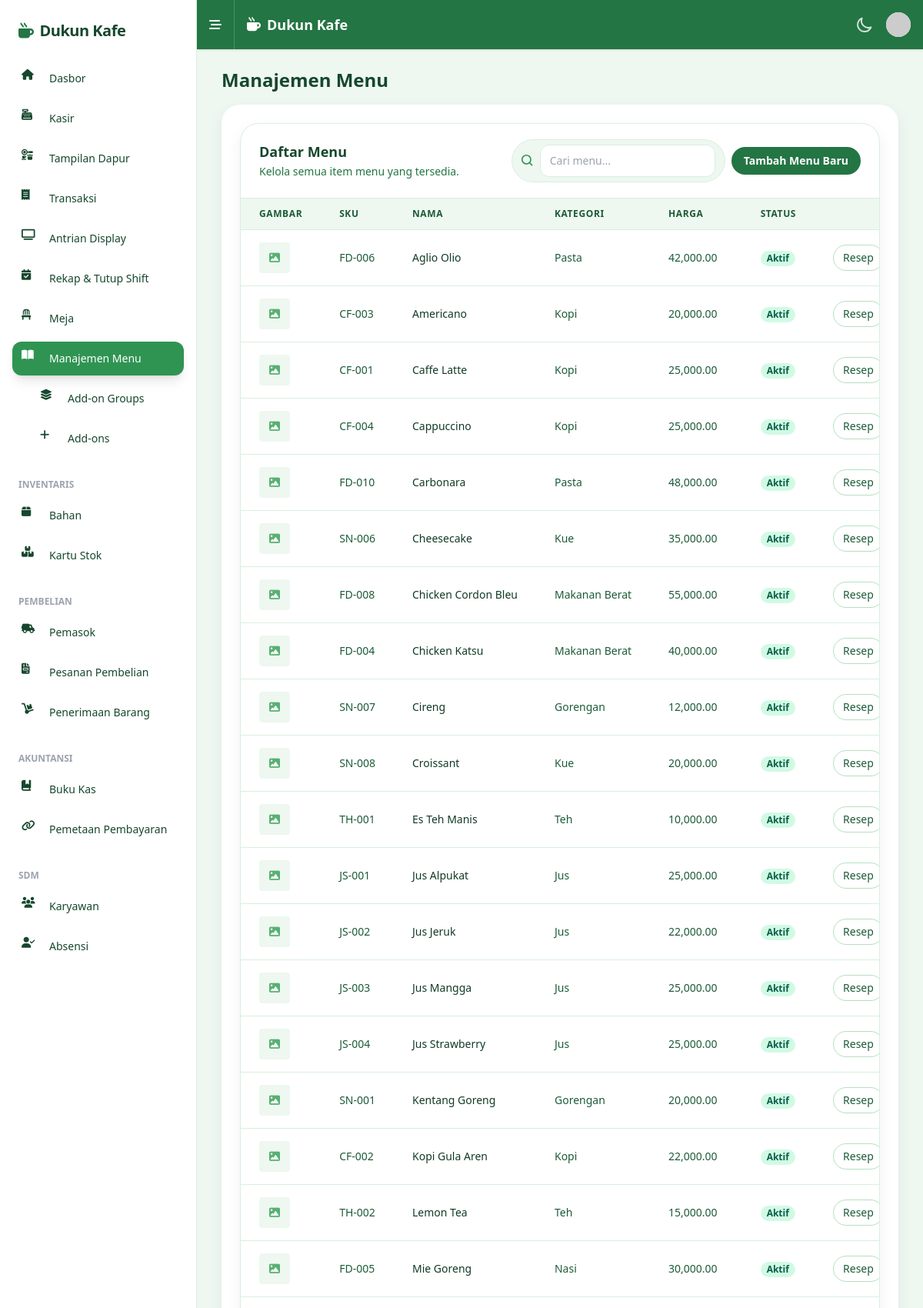
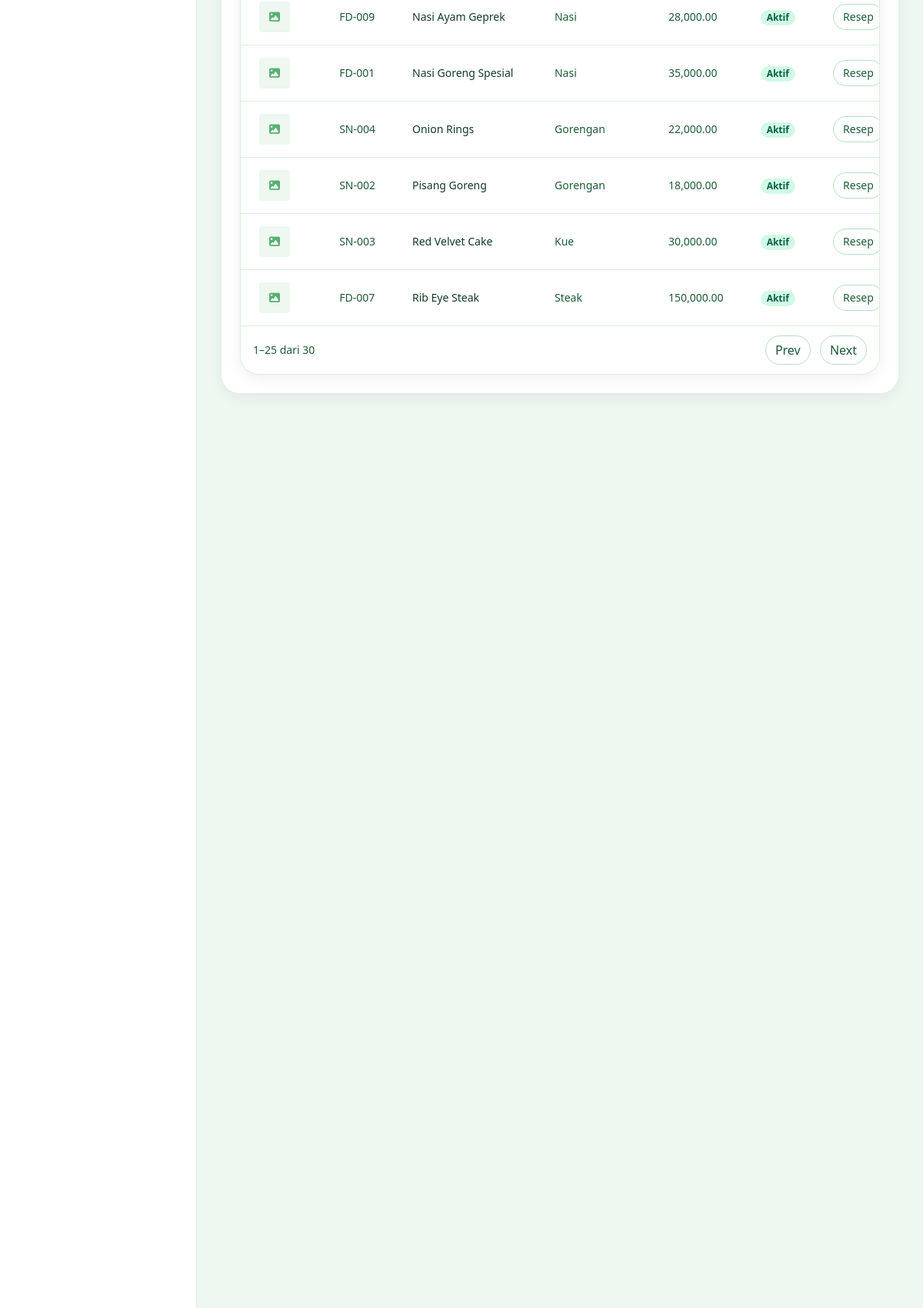
The app's page /public/index.php?page=menus (signed in, upper part) with its own data (2 pictures, top to bottom).
### tables this page shows
CREATE TABLE `menus` (
  `id` int(11) NOT NULL AUTO_INCREMENT,
  `sku` varchar(50) NOT NULL,
  `name` varchar(100) NOT NULL,
  `category_id` int(11) NOT NULL,
  `price` decimal(15,2) NOT NULL,
  `is_active` tinyint(1) NOT NULL DEFAULT 1,
  `print_station` enum('HOT','GRILL','DRINK','PASTRY') NOT NULL,
  `image_url` varchar(255) DEFAULT NULL,
  PRIMARY KEY (`id`),
  UNIQUE KEY `sku` (`sku`),
  KEY `category_id` (`category_id`),
  CONSTRAINT `menus_ibfk_1` FOREIGN KEY (`category_id`) REFERENCES `categories` (`id`)
);

CREATE TABLE `categories` (
  `id` int(11) NOT NULL AUTO_INCREMENT,
  `name` varchar(100) NOT NULL,
  `parent_id` int(11) DEFAULT NULL,
  PRIMARY KEY (`id`)
);

### templates/pages/menus.php (called while the page is built, shortened)
<?php
$pdo = get_pdo($config);
$settings_raw = $pdo->query("SELECT `key`, `value` FROM settings")->fetchAll(PDO::FETCH_KEY_PAIR);
$settings = array_merge(['inventory_mode' => 'advanced'], $settings_raw);
$inventory_mode = $settings['inventory_mode'];
$action = $_GET['action'] ?? 'list';
switch ($action) {
    default:
        $menus = $pdo->query("SELECT m.*, c.name as category_name FROM menus m LEFT JOIN categories c ON m.category_id = c.id ORDER BY m.name ASC")->fetchAll();
        break;
}
require __DIR__ . '/../layout.php';

### templates/pages/menus.view.php (the view, shortened to what this page needs)
<div class="bg-white shadow-card border border-brand-100 rounded-xxl overflow-hidden">
    <div class="px-4 py-5 sm:px-6 border-b border-brand-100">
        <div class="flex flex-col md:flex-row md:items-center md:justify-between gap-3">
            <div>
                <h3 class="text-lg leading-6 font-extrabold text-brand-800">Daftar Menu</h3>
                <p class="mt-1 max-w-2xl text-sm text-brand-600">Kelola semua item menu yang tersedia.</p>
            </div>
            <div class="flex items-center gap-2 w-full md:w-auto">
                <div class="flex items-center gap-2 bg-brand-50 border border-brand-100 rounded-full px-3 py-1.5 flex-1 md:flex-none">
                    <svg xmlns="http://www.w3.org/2000/svg" class="h-4 w-4 text-brand-500" viewBox="0 0 20 20" fill="currentColor"><path fill-rule="evenodd" d="M12.9 14.32a8 8 0 111.414-1.414l3.387 3.386a1 1 0 01-1.414 1.415l-3.387-3.387zM14 8a6 6 0 11-12 0 6 6 0 0112 0z" clip-rule="evenodd"/></svg>
                    <input id="search-menus" type="text" placeholder="Cari menu..." class="bg-transparent outline-none text-sm flex-1">
                </div>
                <a href="<?= base_url('menus?action=new') ?>" class="inline-flex items-center px-4 py-2 text-sm font-semibold rounded-full shadow-sm text-white bg-brand-600 hover:bg-brand-700">Tambah Menu Baru</a>
            </div>
        </div>
    </div>
    <div>
        <table class="min-w-full divide-y divide-brand-100">
            <thead class="bg-brand-50">
                <tr>
                    <th class="px-6 py-3 text-left text-xs font-semibold text-brand-700 uppercase tracking-wider">Gambar</th>
                    <th class="px-6 py-3 text-left text-xs font-semibold text-brand-700 uppercase tracking-wider">SKU</th>
                    <th class="px-6 py-3 text-left text-xs font-semibold text-brand-700 uppercase tracking-wider">Nama</th>
                    <th class="px-6 py-3 text-left text-xs font-semibold text-brand-700 uppercase tracking-wider">Kategori</th>
                    <th class="px-6 py-3 text-left text-xs font-semibold text-brand-700 uppercase tracking-wider">Harga</th>
                    <th class="px-6 py-3 text-left text-xs font-semibold text-brand-700 uppercase tracking-wider">Status</th>
                    <th class="relative px-6 py-3"><span class="sr-only">Actions</span></th>
                </tr>
            </thead>
            <tbody class="bg-white divide-y divide-brand-100" id="tbody-menus">
                <?php $i=0; foreach ($menus as $m): $i++; ?>
                    <tr data-role="row" data-index="<?= $i ?>">
                        <td class="px-6 py-4 whitespace-nowrap text-sm">
                            <?php if (!empty($m['image_url'])): ?>
                                <img src="<?= htmlspecialchars(asset_url($m['image_url'])) ?>" alt="<?= htmlspecialchars($m['name']) ?>" class="h-10 w-10 object-cover rounded" />
                            <?php else: ?>
                                <div class="h-10 w-10 rounded bg-brand-50 text-brand-400 flex items-center justify-center"><i class="fa-solid fa-image"></i></div>
                            <?php endif; ?>
                        </td>
                        <td class="px-6 py-4 whitespace-nowrap text-sm text-brand-700"><?= htmlspecialchars($m['sku']) ?></td>
                        <td class="px-6 py-4 whitespace-nowrap text-sm font-medium text-brand-900"><?= htmlspecialchars($m['name']) ?></td>
                        <td class="px-6 py-4 whitespace-nowrap text-sm text-brand-700"><?= htmlspecialchars($m['category_name']) ?></td>
                        <td class="px-6 py-4 whitespace-nowrap text-sm text-brand-700"><?= number_format($m['price'], 2) ?></td>
                        <td class="px-6 py-4 whitespace-nowrap text-sm">
                            <span class="px-2 inline-flex text-xs leading-5 font-semibold rounded-full <?= $m['is_active'] ? 'bg-emerald-100 text-emerald-800' : 'bg-red-100 text-red-800' ?>">
                                <?= $m['is_active'] ? 'Aktif' : 'Non-Aktif' ?>
                            </span>
                        </td>
                        <td class="px-6 py-4 whitespace-nowrap text-right text-sm font-medium space-x-2">
                            <?php if ($inventory_mode === 'advanced'): ?>
                                <a href="<?= base_url('menu_recipe?id=' . $m['id']) ?>" class="inline-flex items-center px-3 py-1.5 rounded-full border border-brand-200 text-brand-700 hover:bg-brand-50">Resep</a>
                            <?php endif; ?>
                        </td>
                    </tr>
                <?php endforeach; if (empty($menus)): ?>
                    <tr><td colspan="8" class="px-6 py-10 text-center text-brand-600">Belum ada data menu.</td></tr>
                <?php endif; ?>
            </tbody>
        </table>
    </div>
    <div class="flex items-center justify-between px-4 py-3 border-t border-brand-100" id="pager-menus">
        <div class="text-sm text-brand-700"><span id="info-menus">0–0</span></div>
        <div class="space-x-2">
            <button id="prev-menus" class="px-3 py-1.5 rounded-full border border-brand-200 text-brand-700">Prev</button>
            <button id="next-menus" class="px-3 py-1.5 rounded-full border border-brand-200 text-brand-700">Next</button>
        </div>
    </div>
</div>

### templates/layout.php (style rules this page uses)
html, body { color: #0f172a; text-rendering: optimizeLegibility; -webkit-font-smoothing: antialiased; }
h1, h2, h3, h4 { color: #123a26; }
input[type="text"], input[type="number"], input[type="email"], input[type="password"], select, textarea { background-color: #ffffff; border: 1px solid #d9efe0; color: #0f172a; border-radius: 0.75rem; padding: 0.625rem 0.75rem; }
table thead th { background-color: #eef7f0; color: #1c5b37; font-weight: 600; }
table tbody tr + tr { border-top: 1px solid #d9efe0; }

### records on screen
menus: sku "FD-006", name "Aglio Olio", category.name "Pasta", price "42,000.00", is_active "Aktif"
menus: sku "CF-003", name "Americano", category.name "Kopi", price "20,000.00", is_active "Aktif"
menus: sku "CF-001", name "Caffe Latte", category.name "Kopi", price "25,000.00", is_active "Aktif"
menus: sku "CF-004", name "Cappuccino", category.name "Kopi", price "25,000.00", is_active "Aktif"
menus: sku "FD-010", name "Carbonara", category.name "Pasta", price "48,000.00", is_active "Aktif"
menus: sku "SN-006", name "Cheesecake", category.name "Kue", price "35,000.00", is_active "Aktif"
menus: sku "FD-008", name "Chicken Cordon Bleu", category.name "Makanan Berat", price "55,000.00", is_active "Aktif"
menus: sku "FD-004", name "Chicken Katsu", category.name "Makanan Berat", price "40,000.00", is_active "Aktif"
menus: sku "SN-007", name "Cireng", category.name "Gorengan", price "12,000.00", is_active "Aktif"
menus: sku "SN-008", name "Croissant", category.name "Kue", price "20,000.00", is_active "Aktif"
menus: sku "TH-001", name "Es Teh Manis", category.name "Teh", price "10,000.00", is_active "Aktif"
menus: sku "JS-001", name "Jus Alpukat", category.name "Jus", price "25,000.00", is_active "Aktif"
menus: sku "JS-002", name "Jus Jeruk", category.name "Jus", price "22,000.00", is_active "Aktif"
menus: sku "JS-003", name "Jus Mangga", category.name "Jus", price "25,000.00", is_active "Aktif"
menus: sku "JS-004", name "Jus Strawberry", category.name "Jus", price "25,000.00", is_active "Aktif"
menus: sku "SN-001", name "Kentang Goreng", category.name "Gorengan", price "20,000.00", is_active "Aktif"
menus: sku "CF-002", name "Kopi Gula Aren", category.name "Kopi", price "22,000.00", is_active "Aktif"
menus: sku "TH-002", name "Lemon Tea", category.name "Teh", price "15,000.00", is_active "Aktif"
menus: sku "FD-005", name "Mie Goreng", category.name "Nasi", price "30,000.00", is_active "Aktif"
menus: sku "FD-009", name "Nasi Ayam Geprek", category.name "Nasi", price "28,000.00", is_active "Aktif"
menus: sku "FD-001", name "Nasi Goreng Spesial", category.name "Nasi", price "35,000.00", is_active "Aktif"
menus: sku "SN-004", name "Onion Rings", category.name "Gorengan", price "22,000.00", is_active "Aktif"
menus: sku "SN-002", name "Pisang Goreng", category.name "Gorengan", price "18,000.00", is_active "Aktif"
menus: sku "SN-003", name "Red Velvet Cake", category.name "Kue", price "30,000.00", is_active "Aktif"
menus: sku "FD-007", name "Rib Eye Steak", category.name "Steak", price "150,000.00", is_active "Aktif"

### other values on screen
$settings_sidebar['cafe_name'] "Dukun Kafe"
$settings_topbar['cafe_name'] "Dukun Kafe"
$title "Manajemen Menu"
